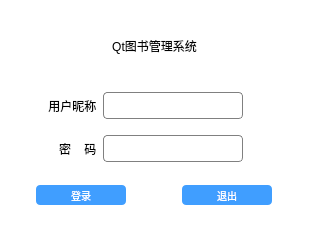
<?xml version="1.0" encoding="UTF-8"?>
<ui version="4.0">
 <class>Dlg_Login</class>
 <widget class="QDialog" name="Dlg_Login">
  <property name="geometry">
   <rect>
    <x>0</x>
    <y>0</y>
    <width>309</width>
    <height>232</height>
   </rect>
  </property>
  <property name="windowTitle">
   <string>登录</string>
  </property>
  <property name="toolTipDuration">
   <number>-1</number>
  </property>
  <property name="styleSheet">
   <string notr="true">QLabel#lb_title{font: 20px '黑体';}
QLabel#lb_txt1{font: 12px '黑体';}
QLabel#lb_txt2{font: 12px '黑体';}
QLineEdit{border-radius:4px;min-height:25px;border:1px solid gray;}
QPushButton{border-radius:4px;background:#409eff;color:white;font-size:10px;}
QWidget#bg{background:white;}</string>
  </property>
  <layout class="QGridLayout" name="gridLayout">
   <property name="leftMargin">
    <number>0</number>
   </property>
   <property name="topMargin">
    <number>0</number>
   </property>
   <property name="rightMargin">
    <number>0</number>
   </property>
   <property name="bottomMargin">
    <number>0</number>
   </property>
   <property name="spacing">
    <number>0</number>
   </property>
   <item row="0" column="0">
    <widget class="QWidget" name="bg" native="true">
     <property name="minimumSize">
      <size>
       <width>0</width>
       <height>30</height>
      </size>
     </property>
     <layout class="QGridLayout" name="gridLayout_2">
      <property name="leftMargin">
       <number>0</number>
      </property>
      <property name="topMargin">
       <number>0</number>
      </property>
      <property name="rightMargin">
       <number>0</number>
      </property>
      <property name="bottomMargin">
       <number>0</number>
      </property>
      <property name="spacing">
       <number>0</number>
      </property>
      <item row="2" column="0">
       <widget class="QLabel" name="lb_txt2">
        <property name="text">
         <string>密    码  </string>
        </property>
        <property name="alignment">
         <set>Qt::AlignRight|Qt::AlignTrailing|Qt::AlignVCenter</set>
        </property>
       </widget>
      </item>
      <item row="3" column="0" colspan="3">
       <widget class="QWidget" name="widget" native="true">
        <property name="maximumSize">
         <size>
          <width>16777215</width>
          <height>35</height>
         </size>
        </property>
        <layout class="QGridLayout" name="gridLayout_3">
         <property name="leftMargin">
          <number>0</number>
         </property>
         <property name="topMargin">
          <number>0</number>
         </property>
         <property name="rightMargin">
          <number>0</number>
         </property>
         <property name="bottomMargin">
          <number>0</number>
         </property>
         <property name="horizontalSpacing">
          <number>20</number>
         </property>
         <property name="verticalSpacing">
          <number>0</number>
         </property>
         <item row="0" column="0">
          <widget class="QPushButton" name="btn_login">
           <property name="maximumSize">
            <size>
             <width>90</width>
             <height>20</height>
            </size>
           </property>
           <property name="text">
            <string>登录</string>
           </property>
          </widget>
         </item>
         <item row="0" column="1">
          <widget class="QPushButton" name="btn_exit">
           <property name="maximumSize">
            <size>
             <width>90</width>
             <height>20</height>
            </size>
           </property>
           <property name="text">
            <string>退出</string>
           </property>
          </widget>
         </item>
        </layout>
       </widget>
      </item>
      <item row="0" column="1">
       <widget class="QLabel" name="lb_title">
        <property name="maximumSize">
         <size>
          <width>16777215</width>
          <height>60</height>
         </size>
        </property>
        <property name="text">
         <string>Qt图书管理系统</string>
        </property>
        <property name="alignment">
         <set>Qt::AlignCenter</set>
        </property>
       </widget>
      </item>
      <item row="2" column="1" colspan="2">
       <widget class="QLineEdit" name="le_password">
        <property name="maximumSize">
         <size>
          <width>140</width>
          <height>16777215</height>
         </size>
        </property>
       </widget>
      </item>
      <item row="1" column="0">
       <widget class="QLabel" name="lb_txt1">
        <property name="text">
         <string>用户昵称  </string>
        </property>
        <property name="alignment">
         <set>Qt::AlignRight|Qt::AlignTrailing|Qt::AlignVCenter</set>
        </property>
       </widget>
      </item>
      <item row="1" column="1" colspan="2">
       <widget class="QLineEdit" name="le_user">
        <property name="maximumSize">
         <size>
          <width>140</width>
          <height>16777215</height>
         </size>
        </property>
       </widget>
      </item>
     </layout>
    </widget>
   </item>
  </layout>
 </widget>
 <resources/>
 <connections/>
</ui>
